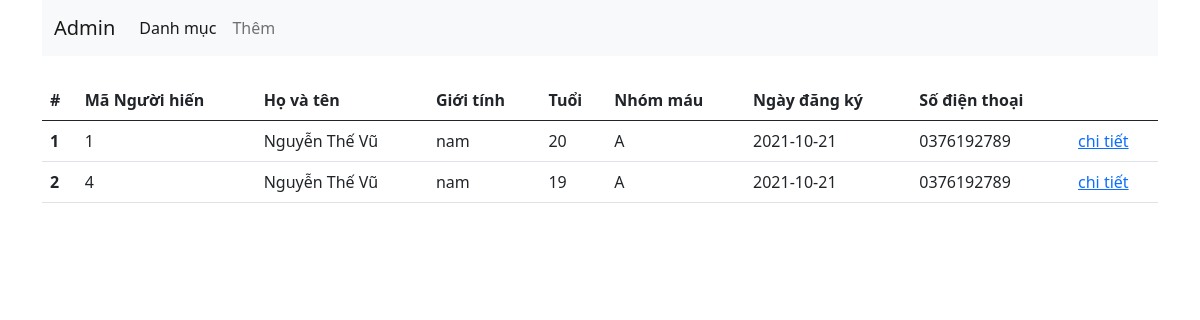
The page / on the database its author committed.
### tables this page shows
CREATE TABLE `blood_donor` (
  `db_id` int(11) NOT NULL,
  `bd_name` varchar(100) DEFAULT NULL,
  `bd_sex` varchar(20) DEFAULT NULL,
  `db_age` int(11) DEFAULT NULL,
  `bd_group` char(10) DEFAULT NULL,
  `bd_reg_date` date DEFAULT NULL,
  `bd_phno` varchar(20) DEFAULT NULL
);

### src/index.php (the view, shortened to what this page needs)
<?php
require('./db/config.php');
?>
<!doctype html>
<html lang="en">
<head>
    <link rel="stylesheet" href="https://cdn.jsdelivr.net/npm/bootstrap@5.0.2/dist/css/bootstrap.min.css">
</head>
<body>
    <div class="container">
        <nav class="navbar navbar-expand-lg navbar-light bg-light">
            <div class="container-fluid">
                <a class="navbar-brand" href="#">Admin</a>
                <div class="collapse navbar-collapse" id="navbarNav">
                    <ul class="navbar-nav">
                        <li class="nav-item">
                            <a class="nav-link active" aria-current="page" href="#">Danh mục</a>
                        </li>
                        <li class="nav-item">
                            <a class="nav-link" href="./them.php">Thêm</a>
                        </li>
                    </ul>
                </div>
            </div>
        </nav>
        <div class="mt-4">
            <table class="table">
                <thead>
                    <tr>
                        <th scope="col">#</th>
                        <th scope="col">Mã Người hiến</th>
                        <th scope="col">Họ và tên</th>
                        <th scope="col">Giới tính</th>
                        <th scope="col">Tuổi</th>
                        <th scope="col">Nhóm máu</th>
                        <th scope="col">Ngày đăng ký</th>
                        <th scope="col">Số điện thoại</th>
                        <th scope="col"></th>
                    </tr>
                </thead>
                <tbody>
                <?php
                    $select = 'SELECT * FROM blood_donor';
                    $result = mysqli_query($conn,$select);
                    $i = 0;
                    while($row = mysqli_fetch_assoc($result)){
                        $i++;
                ?>
                    <tr>
                        <th scope="row"><?php echo $i; ?></th>
                        <td><?php echo $row['db_id']; ?></td>
                        <td><?php echo $row['bd_name']; ?></td>
                        <td><?php echo $row['bd_sex']; ?></td>
                        <td><?php echo $row['db_age']; ?></td>
                        <td><?php echo $row['bd_group']; ?></td>
                        <td><?php echo $row['bd_reg_date']; ?></td>
                        <td><?php echo $row['bd_phno']; ?></td>
                        <td><a href="./chitiet.php?id=<?php echo $row['db_id']; ?>">chi tiết</a></td>
                    </tr>
                <?php }?>
                </tbody>
            </table>
        </div>
    </div>
</body>
</html>

### rows shown on the page
blood_donor: db_id "1", bd_name "Nguyễn Thế Vũ", bd_sex "nam", db_age "20", bd_group "A", bd_reg_date "2021-10-21", bd_phno "0376192789"
blood_donor: db_id "4", bd_name "Nguyễn Thế Vũ", bd_sex "nam", db_age "19", bd_group "A", bd_reg_date "2021-10-21", bd_phno "0376192789"
